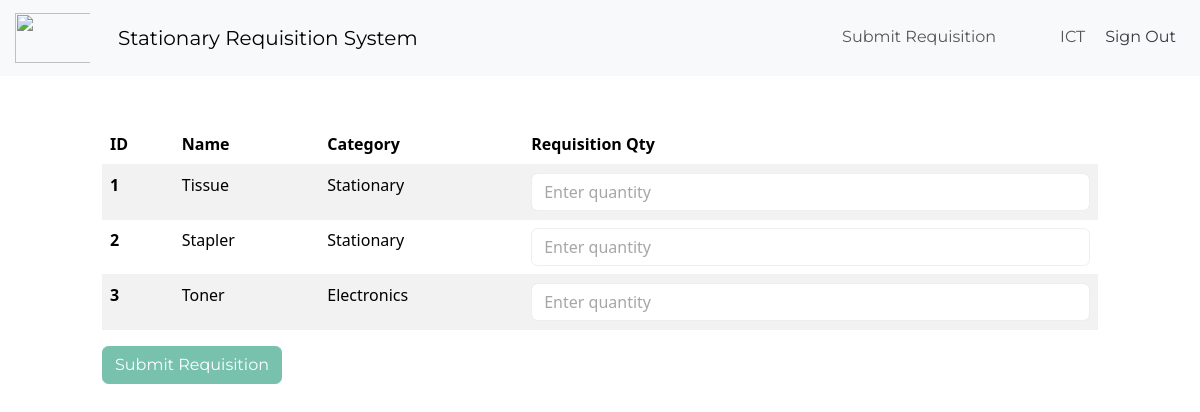
The app's page /requisition/ (signed in), older data.
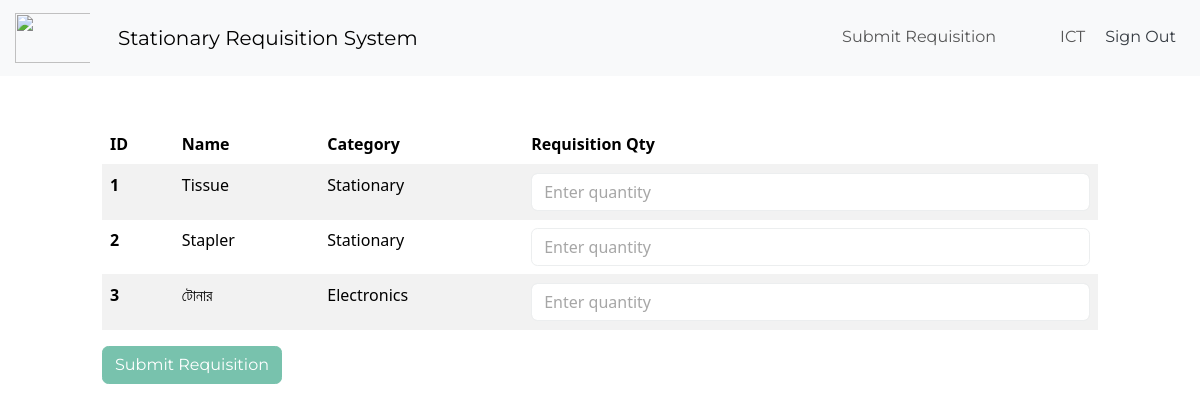
The same page, newer data.
### inventory/models.py (models this page shows, shortened)
class InventoryItem(models.Model):
    name = models.CharField(max_length=200)
    reference_no = models.CharField(max_length=200)
    unit = models.CharField(max_length=100)
    quantity = models.IntegerField()
    category = models.ForeignKey('Category', on_delete=models.SET_NULL, blank=True, null=True)
    date_created = models.DateField()
    remarks = models.TextField(blank=True, null=True)
    reference_pdf = models.FileField(upload_to='inventory_pdfs/', blank=True, null=True)

class Category(models.Model):
    name = models.CharField(max_length=200)
    remarks = models.TextField(blank=True, null=True)
    class Meta:
        verbose_name_plural = 'categories'

### inventory/views.py (the view)
# urls.py: path('requisition/', RequisitionView.as_view(), name='requisition'),
class RequisitionView(LoginRequiredMixin, View):
    def get(self, request):
        items = InventoryItem.objects.order_by('id')
        low_inventory_ids = InventoryItem.objects.filter(
			quantity__lte=LOW_QUANTITY
		).values_list('id', flat=True)
        return render(request, 'inventory/requisition.html', {'items': items, 'low_inventory_ids': low_inventory_ids})

### inventory/templates/inventory/requisition.html (shortened to what this page needs)
{% extends 'auth/base.html' %}
{% block content %}
    <div class="row">
        <div class="col-md-10 col-12 mx-auto mt-5">
            <form method="POST" action="{% url 'submit_requisition' %}">
                <table class="table table-hover table-striped">
                    <thead>
                        <tr>
                            <th scope="col">ID</th>
                            <th scope="col">Name</th>
                            <th scope="col">Category</th>
                            <th scope="col">Requisition Qty</th>
                        </tr>
                    </thead>
                    <tbody>
                        {% for item in items %}
                        <tr>
                            <th scope="row">{{ item.id }}</th>
                            <td>{{ item.name }}</td>
                            <td>{{ item.category.name}}</td>
                            <td>
                                <input type="number" name="quantities_{{ item.id }}" min="0" class="form-control" placeholder="Enter quantity">
                            </td>
                        </tr>
                        {% endfor %}
                    </tbody>
                </table>
                <button type="submit" class="btn btn-primary">Submit Requisition</button>
            </form>
        </div>
    </div>
{% endblock content %}

Row changes from the older to the newer data that the page shows:
changed InventoryItem "Electronics": name "Toner" → "টোনার"
